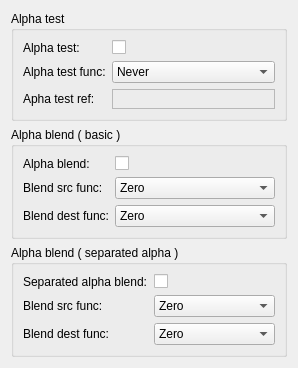
                  <widget class="QWidget" name="scrollAreaWidgetContents_3">
                   <property name="geometry">
                    <rect>
                     <x>0</x>
                     <y>0</y>
                     <width>262</width>
                     <height>360</height>
                    </rect>
                   </property>
                   <layout class="QVBoxLayout" name="verticalLayout_8">
                    <item>
                     <widget class="QGroupBox" name="alphaTestGroupBox">
                      <property name="title">
                       <string>Alpha test</string>
                      </property>
                      <layout class="QFormLayout" name="formLayout_2">
                       <item row="0" column="0">
                        <widget class="QLabel" name="label_2">
                         <property name="text">
                          <string>Alpha test:</string>
                         </property>
                        </widget>
                       </item>
                       <item row="2" column="0">
                        <widget class="QLabel" name="label_3">
                         <property name="text">
                          <string>Alpha test func:</string>
                         </property>
                        </widget>
                       </item>
                       <item row="3" column="0">
                        <widget class="QLabel" name="label_4">
                         <property name="text">
                          <string>Apha test ref:</string>
                         </property>
                        </widget>
                       </item>
                       <item row="0" column="1">
                        <widget class="QCheckBox" name="alphaTest">
                         <property name="text">
                          <string/>
                         </property>
                        </widget>
                       </item>
                       <item row="3" column="1">
                        <widget class="QFrame" name="alphaTestRefColor">
                         <property name="minimumSize">
                          <size>
                           <width>0</width>
                           <height>20</height>
                          </size>
                         </property>
                         <property name="maximumSize">
                          <size>
                           <width>16777215</width>
                           <height>20</height>
                          </size>
                         </property>
                         <property name="frameShape">
                          <enum>QFrame::StyledPanel</enum>
                         </property>
                         <property name="frameShadow">
                          <enum>QFrame::Sunken</enum>
                         </property>
                         <layout class="QVBoxLayout" name="verticalLayout_6">
                          <property name="spacing">
                           <number>0</number>
                          </property>
                          <property name="margin">
                           <number>0</number>
                          </property>
                         </layout>
                        </widget>
                       </item>
                       <item row="2" column="1">
                        <widget class="QComboBox" name="alphaTestFuncCombo">
                         <item>
                          <property name="text">
                           <string>Never</string>
                          </property>
                         </item>
                         <item>
                          <property name="text">
                           <string>Less ( &lt; )</string>
                          </property>
                         </item>
                         <item>
                          <property name="text">
                           <string>Equal ( == )</string>
                          </property>
                         </item>
                         <item>
                          <property name="text">
                           <string>LessEqual( &lt;= )</string>
                          </property>
                         </item>
                         <item>
                          <property name="text">
                           <string>Greater ( &gt; )</string>
                          </property>
                         </item>
                         <item>
                          <property name="text">
                           <string>NotEqual ( != )</string>
                          </property>
                         </item>
                         <item>
                          <property name="text">
                           <string>GreaterEqual ( &gt;= )</string>
                          </property>
                         </item>
                         <item>
                          <property name="text">
                           <string>Always</string>
                          </property>
                         </item>
                        </widget>
                       </item>
                      </layout>
                     </widget>
                    </item>
                    <item>
                     <widget class="QGroupBox" name="alphaBlendGroupBox">
                      <property name="title">
                       <string>Alpha blend ( basic )</string>
                      </property>
                      <layout class="QFormLayout" name="formLayout_3">
                       <property name="fieldGrowthPolicy">
                        <enum>QFormLayout::AllNonFixedFieldsGrow</enum>
                       </property>
                       <item row="0" column="0">
                        <widget class="QLabel" name="label_5">
                         <property name="text">
                          <string>Alpha blend:</string>
                         </property>
                        </widget>
                       </item>
                       <item row="0" column="1">
                        <widget class="QCheckBox" name="useAlphaBlend">
                         <property name="text">
                          <string/>
                         </property>
                        </widget>
                       </item>
                       <item row="2" column="0">
                        <widget class="QLabel" name="label_6">
                         <property name="text">
                          <string>Blend src func:</string>
                         </property>
                        </widget>
                       </item>
                       <item row="2" column="1">
                        <widget class="QComboBox" name="blendSrcFuncCombo">
                         <item>
                          <property name="text">
                           <string>Zero</string>
                          </property>
                         </item>
                         <item>
                          <property name="text">
                           <string>One</string>
                          </property>
                         </item>
                         <item>
                          <property name="text">
                           <string>SrcColor</string>
                          </property>
                         </item>
                         <item>
                          <property name="text">
                           <string>InvSrcColor</string>
                          </property>
                         </item>
                         <item>
                          <property name="text">
                           <string>SrcAlpha</string>
                          </property>
                         </item>
                         <item>
                          <property name="text">
                           <string>InvSrcAlpha</string>
                          </property>
                         </item>
                         <item>
                          <property name="text">
                           <string>DestAlpha</string>
                          </property>
                         </item>
                         <item>
                          <property name="text">
                           <string>InvDestAlpha</string>
                          </property>
                         </item>
                         <item>
                          <property name="text">
                           <string>DestColor</string>
                          </property>
                         </item>
                         <item>
                          <property name="text">
                           <string>InvDestColor</string>
                          </property>
                         </item>
                         <item>
                          <property name="text">
                           <string>SrcAlphaSat</string>
                          </property>
                         </item>
                         <item>
                          <property name="text">
                           <string>BothSrcAlpha</string>
                          </property>
                         </item>
                         <item>
                          <property name="text">
                           <string>BothInvSrcAlpha</string>
                          </property>
                         </item>
                         <item>
                          <property name="text">
                           <string>BlendFactor</string>
                          </property>
                         </item>
                         <item>
                          <property name="text">
                           <string>InvBlendFactor</string>
                          </property>
                         </item>
                         <item>
                          <property name="text">
                           <string>SrcColor2</string>
                          </property>
                         </item>
                         <item>
                          <property name="text">
                           <string>InvSrcColor2</string>
                          </property>
                         </item>
                        </widget>
                       </item>
                       <item row="3" column="0">
                        <widget class="QLabel" name="label_7">
                         <property name="text">
                          <string>Blend dest func:</string>
                         </property>
                        </widget>
                       </item>
                       <item row="3" column="1">
                        <widget class="QComboBox" name="blendDestFuncCombo">
                         <item>
                          <property name="text">
                           <string>Zero</string>
                          </property>
                         </item>
                         <item>
                          <property name="text">
                           <string>One</string>
                          </property>
                         </item>
                         <item>
                          <property name="text">
                           <string>SrcColor</string>
                          </property>
                         </item>
                         <item>
                          <property name="text">
                           <string>InvSrcColor</string>
                          </property>
                         </item>
                         <item>
                          <property name="text">
                           <string>SrcAlpha</string>
                          </property>
                         </item>
                         <item>
                          <property name="text">
                           <string>InvSrcAlpha</string>
                          </property>
                         </item>
                         <item>
                          <property name="text">
                           <string>DestAlpha</string>
                          </property>
                         </item>
                         <item>
                          <property name="text">
                           <string>InvDestAlpha</string>
                          </property>
                         </item>
                         <item>
                          <property name="text">
                           <string>DestColor</string>
                          </property>
                         </item>
                         <item>
                          <property name="text">
                           <string>InvDestColor</string>
                          </property>
                         </item>
                         <item>
                          <property name="text">
                           <string>SrcAlphaSat</string>
                          </property>
                         </item>
                         <item>
                          <property name="text">
                           <string>BothSrcAlpha</string>
                          </property>
                         </item>
                         <item>
                          <property name="text">
                           <string>BothInvSrcAlpha</string>
                          </property>
                         </item>
                         <item>
                          <property name="text">
                           <string>BlendFactor</string>
                          </property>
                         </item>
                         <item>
                          <property name="text">
                           <string>InvBlendFactor</string>
                          </property>
                         </item>
                         <item>
                          <property name="text">
                           <string>SrcColor2</string>
                          </property>
                         </item>
                         <item>
                          <property name="text">
                           <string>InvSrcColor2</string>
                          </property>
                         </item>
                        </widget>
                       </item>
                      </layout>
                     </widget>
                    </item>
                    <item>
                     <widget class="QGroupBox" name="separatedAlphaBlendGroupBox">
                      <property name="title">
                       <string>Alpha blend ( separated alpha )</string>
                      </property>
                      <layout class="QFormLayout" name="formLayout_4">
                       <property name="fieldGrowthPolicy">
                        <enum>QFormLayout::AllNonFixedFieldsGrow</enum>
                       </property>
                       <item row="3" column="0">
                        <widget class="QLabel" name="label_8">
                         <property name="text">
                          <string>Separated alpha blend:</string>
                         </property>
                        </widget>
                       </item>
                       <item row="3" column="1">
                        <widget class="QCheckBox" name="useSeparatedAlphaBlending">
                         <property name="text">
                          <string/>
                         </property>
                        </widget>
                       </item>
                       <item row="5" column="0">
                        <widget class="QLabel" name="label_9">
                         <property name="text">
                          <string>Blend src func:</string>
                         </property>
                        </widget>
                       </item>
                       <item row="5" column="1">
                        <widget class="QComboBox" name="alphaBlendSrcFuncCombo">
                         <item>
                          <property name="text">
                           <string>Zero</string>
                          </property>
                         </item>
                         <item>
                          <property name="text">
                           <string>One</string>
                          </property>
                         </item>
                         <item>
                          <property name="text">
                           <string>SrcColor</string>
                          </property>
                         </item>
                         <item>
                          <property name="text">
                           <string>InvSrcColor</string>
                          </property>
                         </item>
                         <item>
                          <property name="text">
                           <string>SrcAlpha</string>
                          </property>
                         </item>
                         <item>
                          <property name="text">
                           <string>InvSrcAlpha</string>
                          </property>
                         </item>
                         <item>
                          <property name="text">
                           <string>DestAlpha</string>
                          </property>
                         </item>
                         <item>
                          <property name="text">
                           <string>InvDestAlpha</string>
                          </property>
                         </item>
                         <item>
                          <property name="text">
                           <string>DestColor</string>
                          </property>
                         </item>
                         <item>
                          <property name="text">
                           <string>InvDestColor</string>
                          </property>
                         </item>
                         <item>
                          <property name="text">
                           <string>SrcAlphaSat</string>
                          </property>
                         </item>
                         <item>
                          <property name="text">
                           <string>BothSrcAlpha</string>
                          </property>
                         </item>
                         <item>
                          <property name="text">
                           <string>BothInvSrcAlpha</string>
                          </property>
                         </item>
                         <item>
                          <property name="text">
                           <string>BlendFactor</string>
                          </property>
                         </item>
                         <item>
                          <property name="text">
                           <string>InvBlendFactor</string>
                          </property>
                         </item>
                         <item>
                          <property name="text">
                           <string>SrcColor2</string>
                          </property>
                         </item>
                         <item>
                          <property name="text">
                           <string>InvSrcColor2</string>
                          </property>
                         </item>
                        </widget>
                       </item>
                       <item row="6" column="0">
                        <widget class="QLabel" name="label_10">
                         <property name="text">
                          <string>Blend dest func:</string>
                         </property>
                        </widget>
                       </item>
                       <item row="6" column="1">
                        <widget class="QComboBox" name="alphaBlendDestFuncCombo">
                         <item>
                          <property name="text">
                           <string>Zero</string>
                          </property>
                         </item>
                         <item>
                          <property name="text">
                           <string>One</string>
                          </property>
                         </item>
                         <item>
                          <property name="text">
                           <string>SrcColor</string>
                          </property>
                         </item>
                         <item>
                          <property name="text">
                           <string>InvSrcColor</string>
                          </property>
                         </item>
                         <item>
                          <property name="text">
                           <string>SrcAlpha</string>
                          </property>
                         </item>
                         <item>
                          <property name="text">
                           <string>InvSrcAlpha</string>
                          </property>
                         </item>
                         <item>
                          <property name="text">
                           <string>DestAlpha</string>
                          </property>
                         </item>
                         <item>
                          <property name="text">
                           <string>InvDestAlpha</string>
                          </property>
                         </item>
                         <item>
                          <property name="text">
                           <string>DestColor</string>
                          </property>
                         </item>
                         <item>
                          <property name="text">
                           <string>InvDestColor</string>
                          </property>
                         </item>
                         <item>
                          <property name="text">
                           <string>SrcAlphaSat</string>
                          </property>
                         </item>
                         <item>
                          <property name="text">
                           <string>BothSrcAlpha</string>
                          </property>
                         </item>
                         <item>
                          <property name="text">
                           <string>BothInvSrcAlpha</string>
                          </property>
                         </item>
                         <item>
                          <property name="text">
                           <string>BlendFactor</string>
                          </property>
                         </item>
                         <item>
                          <property name="text">
                           <string>InvBlendFactor</string>
                          </property>
                         </item>
                         <item>
                          <property name="text">
                           <string>SrcColor2</string>
                          </property>
                         </item>
                         <item>
                          <property name="text">
                           <string>InvSrcColor2</string>
                          </property>
                         </item>
                        </widget>
                       </item>
                      </layout>
                     </widget>
                    </item>
                   </layout>
                  </widget>
